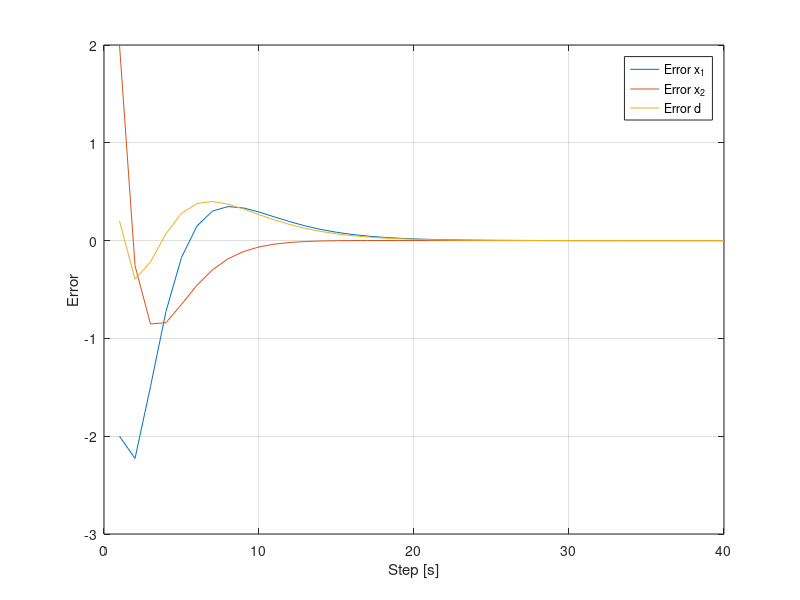
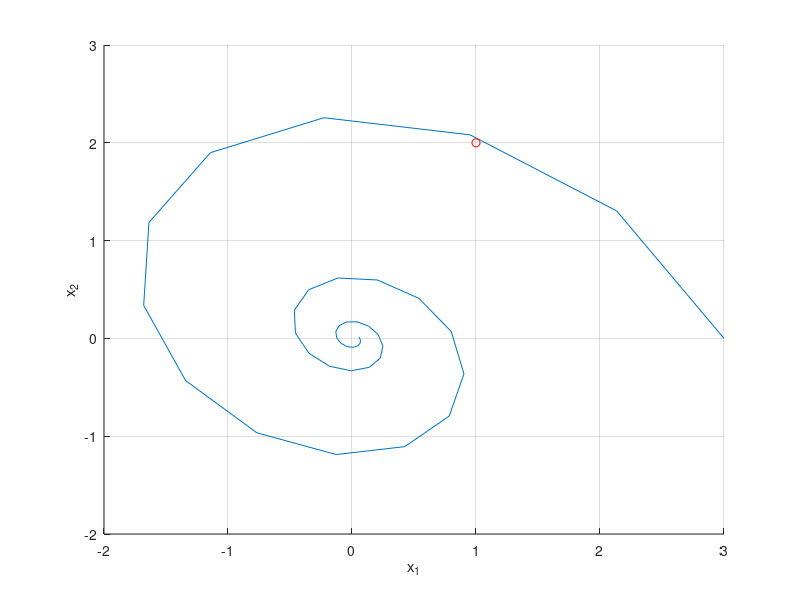
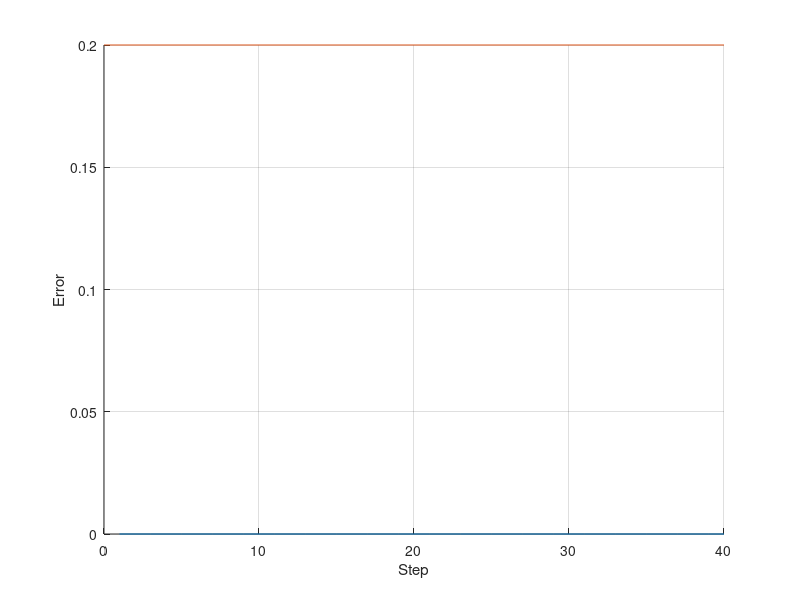

These charts were generated, in order, by the following MATLAB code: (Note: this script raises an error after producing the figures.)
%%%%%%%%%%%%%%%%%%%%%%%%%%%%%%%%%%%%%%%%%%%%%%%%%%%%%%%%%%%%%%%%%%%%%
%
%            Model Predictive Control - Exercise 5
%              EPFL - Spring semester 2017 - 
%
%            Huber Lukas - Zgraggen Jannik
%
%%%%%%%%%%%%%%%%%%%%%%%%%%%%%%%%%%%%%%%%%%%%%%%%%%%%%%%%%%%%%%%%%%%%%%
clear variables;
addpath(genpath('../tbxmanager'))

%% System initialization
close all; clc;

A = [0.7115, -0.4345; 0.4345, 0.8853];
B = [0.2173; 0.0573];

C = [0, 1];
%D = d

% Augmented system
B_d = zeros(2,1);
C_d = [1];

A_augm = [A,B_d;zeros(1,2),1];
B_augm = [B;0];
C_augm = [C, 1];

L = (place(A_augm',-C_augm',[0.5,0.6,0.7]))'; % Why positiv?!


% Initial Estimation
x0_est = [3;0];
d0_est = [0];

%Initial Conditions - Real system
x0_r = [1;2];
d_r = 0.2;



%% Exercise 1 - Observer Design
close all;

% Error
deltaX = [x0_r-x0_est];
deltaD = [d_r-d0_est];

obsError = [deltaX; deltaD];

MAXITER = 40;
for i = 2:MAXITER
    obsError(:,i) = (A_augm + L *C_augm)*obsError(:,i-1);
end

figure('Position',[0 0 1000 600]); grid on;
plot(obsError(1,:)); hold on; grid on; 
plot(obsError(2,:));  
plot(obsError(3,:)); 
legend('Error x_1','Error x_2', 'Error d')
xlabel('Step [s]'); ylabel('Error')


% Initialize vectores
xVal_est = [x0_est]; %xVal_r = [x0_r];
dVal_est = [d0_est]; %dVal_r = [d_r];


u = 0;
y = C*x0_r+d_r;
% Define loop
MAXITER= MAXITER; minTol = 1e-3;

for i = 2:MAXITER
    i
    dh_hat2 = A_augm*[xVal_est(:,i-1); dVal_est(i-1)]+B_augm*u+L*[C_augm,y];
    xVal_est(:,i) = dh_hat2(1:2);
    dVal_est(i) = dh_hat2(3);
    
    if(norm(xVal_est(i)-x0_r) < minTol)
        fprintf('Problem converged after iteration %d',i);
        break;
    end
end

figure('Position',[0 0 1000 600]); hold on; grid on;
plot(xVal_est(1,:), xVal_est(2,:))
plot(x0_r(1),x0_r(2), 'ro')
xlabel('x_1'); ylabel('x_2')


figure('Position',[0 0 1000 600]); hold on; grid on;
plot(dVal_est); plot([0, length(dVal_est)], [d_r, d_r])
xlabel('Step'); ylabel('Error')





%% Exercise 3 - Controller Design
close all;
N =5; % Horizon length

% Define optimization variables
x = sdpvar(2,N,'full');
u = sdpvar(1,N,'full');

% Constraints
h = [3; 3];             %Input constraint
H = [1; -1];            %Input constraint

% Weights Controler that is able to track constant output reference
Q = eye(size(A,1));
R = 1;
I=eye(2);



% Initial conditions
xi = x0_est; % try to controll estimation
xd_est = [x0_est; d0_est]
y_est = [C*xd_est(1:2,1)+d0_est]; 
r=0.5;

% Real conditions
y_r = [0];
u_r = [0];

x_r = [x0_r];
y_r = [C*xi+d_r];

% Weight of final cost
P = dlyap(A,Q);

% Solver settings
    opt = sdpsettings;
    opt.solver = 'quadprog';
    opt.quadprog.TolCon = 1e-16;

t = [0];

tolX = 1e-8;
% Can now compute the optimal control input using
for i = 2:MAXITER
    
    % Steady state optimisation problem
    % Define optimization variables
    x_s = sdpvar(2,1,'full');
    u_s = sdpvar(1,1,'full');
    obj_ss = u_s*R*u_s;
    con_ss =[I-A,-B;C,0]*[x_s;u_s] == [0;0;r-C_d*xd_est(3,i-1)]; % System dynamics
    con_ss = [con_ss, H*u_s <= h];                       % Input constraint
    solvesdp(con_ss, obj_ss, opt);
    x_s=double(x_s)
    u_s=double(u_s);
    
    % Define constraints and objective
    con = [];
    obj = 0;
    %con = [con, x(:,1) == x0];
    for j = 1:N-1  
        obj = obj + (x(:,j)-x_s)'*Q*(x(:,j)-x_s) + (u(:,j)-u_s)'*R*(u(:,j)-u_s); % Cost function

        con = [con, x(:,j+1) == A*x(:,j) + B*u(:,j)]; % System dynamics
        con = [con, H*u(:,j) <= h];                   % Input constraints
    end
    
    obj = obj + (x(:,N)-x_s)'*P*(x(:,N)-x_s);      % Terminal weight

    ctrl = optimizer(con, obj, opt, x(:,1), u(:,1));

    [u_opt,infeasible] = ctrl{xi};
    
    if(infeasible); fprintf('Problem infeasible at i=%d \n',i); break; end;
    
    u_r(i) = u_opt;
    t(i) = i;
    
    % Real sytem
    x_r(:,i) = A*x_r(:,i-1) + B*u_opt;
    y_r(i) = C*x_r(:,i)+d_r;
        
    % Estimated system
%    xdA= A_augm*xd_est(:,i-1)
%    xdB = B_augm*u_opt
%    xdL = L*(C*xd_est(1:2,i-1) + C_d*u_opt - y_r(i-1))

    xd_est(:,i) = [A_augm*xd_est(:,i-1)+B_augm*u_opt ...
                  + L*(C*xd_est(1:2,i-1) + C_d*xd_est(3,i-1) - y_r(i-1))];

    %y_est(i) = C*xd_est(1:2,i)+d_est
    
    xi = xd_est(1:2,i);
                
        
    if(norm(abs(y_r(i)-r)) < tolX);
        fprintf('System converged at after %d steps. \n',i);
        break
    end
end

%x_val = [x_val, xi]; % save current values 
%t_val = [t_val, i];

%%
close all;

figure('Position',[0 0 1000 600]);
plot(xd_est(1,:),xd_est(2,:),'b-*');
grid on; hold on;
plot(x_r(1,:),x_r(2,:),'-*');
legend('Estimation','Real System')
xlabel('x_1'), ylabel('x_2')        


figure('Position',[0 0 1000 600]); grid on;
plot(u_r); hold on; grid on; 
plot(y_r);
legend('u(t)','y(t)')
        



%% 
fprintf('Programm terminated. \n')